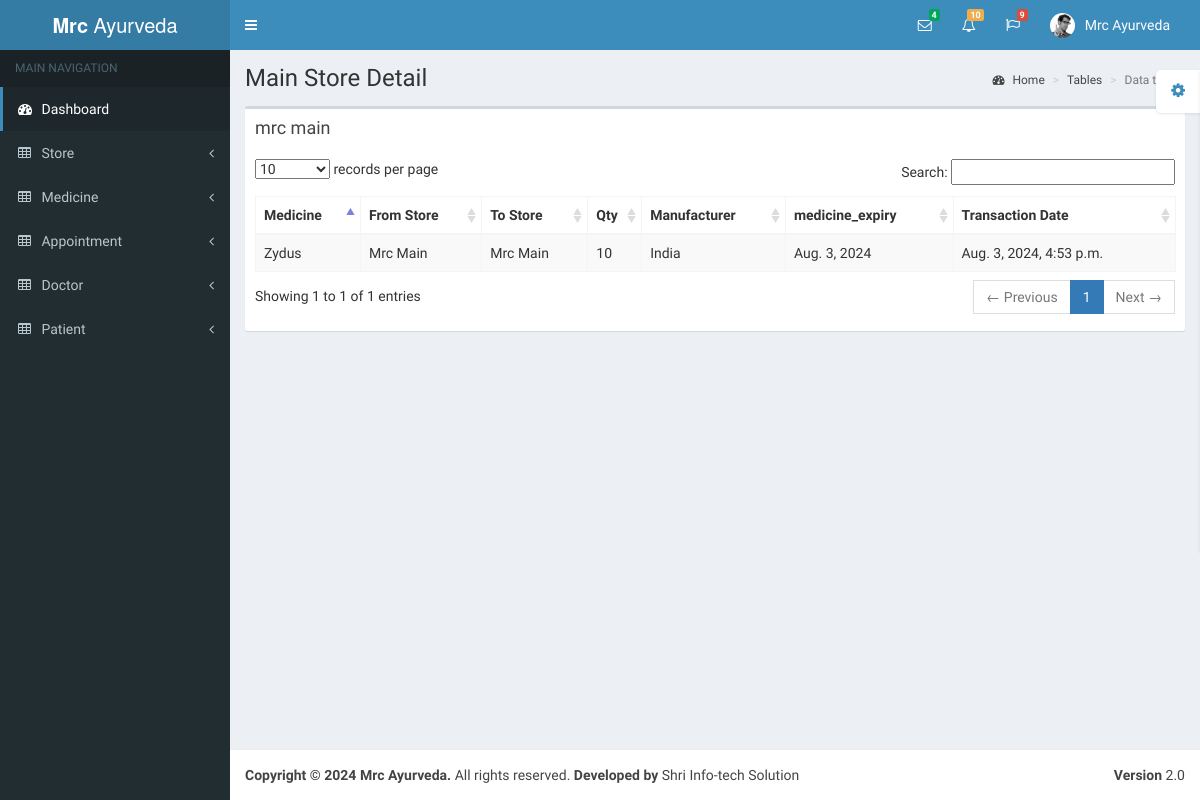
/store/medicine_stock_history/, run on an earlier commit of the app's database.
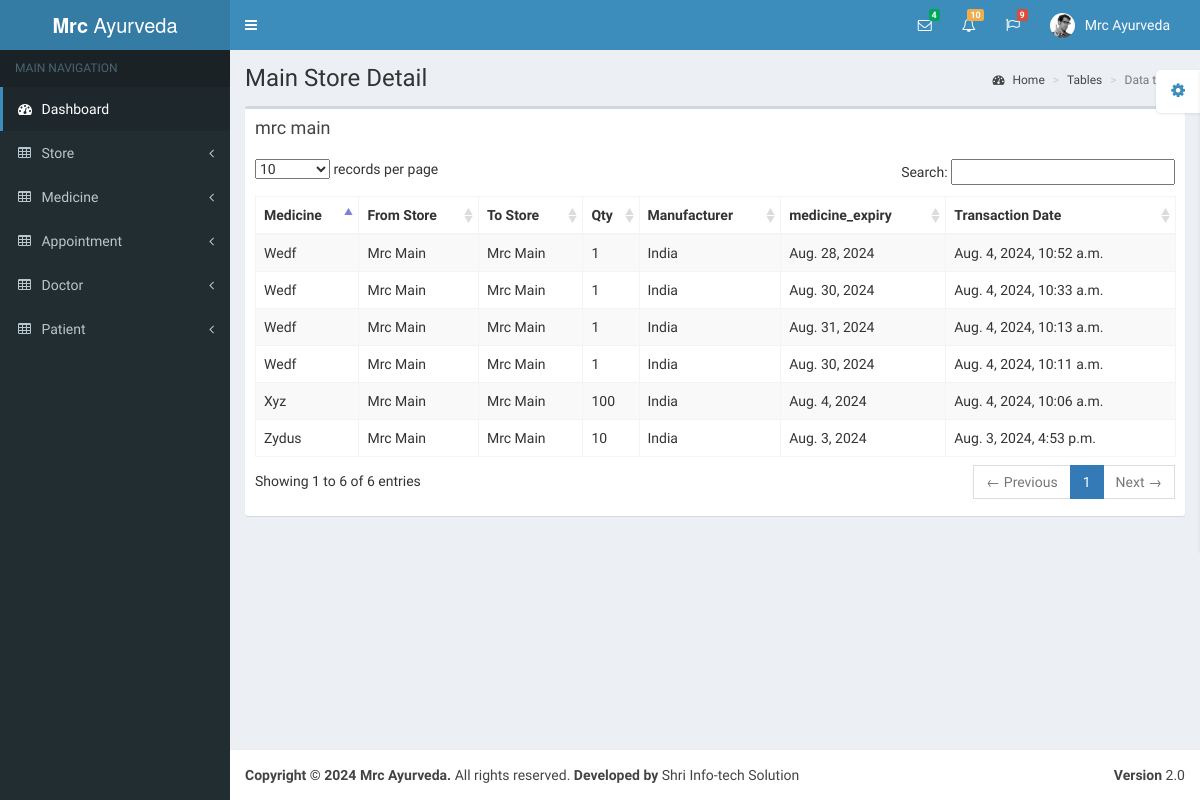
And on a later commit of the database.
### store/models.py (models this page shows, shortened)
class Store(models.Model):
    user = models.ForeignKey(User, on_delete=models.PROTECT)
    type = models.CharField(max_length=10, null=True)
    created_at = models.DateTimeField(auto_now_add=True)
    updated_at = models.DateTimeField(auto_now=True, null=True, blank=True)
    def __str__(self):
        return str(self.user.username)
    class Meta:
        db_table = 'stores'

class MedicineStoreTransactionHistory(models.Model):
    from_store = models.ForeignKey(Store, related_name='Medicine_transfer_history_from_store', on_delete=models.PROTECT)
    to_store = models.ForeignKey(Store, related_name='Medicine_transfer_history_to_store', on_delete=models.PROTECT)
    medicine = models.ForeignKey(Medicine, on_delete=models.PROTECT)
    medicine_name = models.CharField(max_length=500, null=True)
    qty = models.IntegerField(null=True)
    medicine_manufacturer = models.CharField(max_length=500, null=True)
    medicine_expiry = models.DateField(null=True)
    created_at = models.DateTimeField(auto_now_add=True)
    updated_at = models.DateTimeField(auto_now=True, null=True, blank=True)
    class Meta:
        db_table = 'medicine_store_transaction_history'

### account/models.py (models this page shows, shortened)
class User(AbstractUser):
    username = models.CharField(max_length=500, unique=True, null=True)
    email = models.EmailField(unique=True, null=True)
    mobile = models.CharField(max_length=20, null=True)
    phone = models.CharField(max_length=20, null=True)
    address = models.TextField(null=True)
    is_staff = models.BooleanField(default=False)
    is_active = models.BooleanField(default=True)
    created_at = models.DateTimeField(auto_now_add=True)
    class Meta:
        db_table = 'user'

### store/views.py (the view)
# urls.py: path('medicine_stock_history/', views.medicine_stock_history, name='medicine_stock_history'),
def medicine_stock_history(request):
    transaction = MedicineStoreTransactionHistory.objects.all().order_by('-id')
    if transaction:
        store_name = transaction[0].to_store
    else:
        store_name = ''
    context = {
        'store_name': store_name,
        'transaction': transaction,
    }
    return render(request, 'medicine_stock_history.html', context)

### store/templates/medicine_stock_history.html (shortened to what this page needs)
{% extends 'base.html' %}
{% block content %}
<div class="wrapper">
    <div class="content-wrapper">
        <section class="content-header">
            <h1>
                Main Store Detail
            </h1>
            <ol class="breadcrumb">
                <li><a href="/"><i class="fa fa-dashboard"></i> Home</a></li>
                <li><a href="/">Tables</a></li>
                <li class="active">Data tables</li>
            </ol>
        </section>
        <section class="content">
            <div class="row">
                <div class="col-xs-12">
                    <div class="box">
                        <div class="box-header">
                            <h3 class="box-title">{{store_name}}</h3>
                        </div>
                        <div class="box-body">
                            <table id="example1" class="table table-bordered table-striped">
                                <thead>
                                <tr>
                                    <th>Medicine</th>
                                    <th>From Store</th>
                                    <th>To Store</th>
                                    <th>Qty</th>
                                    <th>Manufacturer</th>
                                    <th>medicine_expiry</th>
                                    <th>Transaction Date</th>
                                </tr>
                                </thead>
                                <tbody>
                                {% for i in transaction %}
                                <tr>
                                    <td>{{i.medicine_name|title}}</td>
                                    <td>{{i.from_store|title}}</td>
                                    <td>{{i.to_store|title}}</td>
                                    <td>{{i.qty}}</td>
                                    <td>{{i.medicine_manufacturer|title}}</td>
                                    <td>{{i.medicine_expiry}}</td>
                                    <td>{{i.created_at}}</td>
                                </tr>
                                {% endfor %}
                                </tbody>
                            </table>
                        </div>
                    </div>
                </div>
            </div>
        </section>
    </div>
</div>
{% endblock content %}

### templates/base.html (shortened to what this page needs)
<!DOCTYPE html>
<html>
<head>
    <link href="/static/bootstrap/css/bootstrap.min.css" rel="stylesheet" type="text/css"/>
    <link rel="stylesheet" href="https://cdnjs.cloudflare.com/ajax/libs/font-awesome/4.7.0/css/font-awesome.min.css">
    <link href="/static/common_css/font-awesome.min.css" rel="stylesheet" type="text/css"/>
    <link href="/static/common_css/ionicons.min.css" rel="stylesheet" type="text/css"/>
    <link href="/static/dist/css/AdminLTE.min.css" rel="stylesheet" type="text/css"/>
    <link href="/static/dist/css/skins/_all-skins.min.css" rel="stylesheet" type="text/css"/>
    <link href="/static/plugins/iCheck/flat/blue.css" rel="stylesheet" type="text/css"/>
    <link href="/static/plugins/morris/morris.css" rel="stylesheet" type="text/css"/>
    <link href="/static/plugins/jvectormap/jquery-jvectormap-1.2.2.css" rel="stylesheet" type="text/css"/>
    <link rel="stylesheet" href="https://code.jquery.com/ui/1.13.0/themes/base/jquery-ui.css">
    <link href="/static/plugins/bootstrap-wysihtml5/bootstrap3-wysihtml5.min.css" rel="stylesheet" type="text/css"/>
    <link href="/static/plugins/datatables/dataTables.bootstrap.css" rel="stylesheet" type="text/css"/>
    <link rel="stylesheet" href="/static/common_css/sweetalert2.min.css">
    <link rel="stylesheet" href="/static/common_css/jquery.timepicker.min.css">
</head>
<body class="skin-blue">
<div class="wrapper">
    <header class="main-header">
        <a href="/" class="logo"><b>Mrc </b> Ayurveda</a>
        <nav class="navbar navbar-static-top" role="navigation">
            <a href="#" class="sidebar-toggle" data-toggle="offcanvas" role="button">
            </a>
            <div class="navbar-custom-menu">
                <ul class="nav navbar-nav">
                    <li class="dropdown messages-menu">
                        <a href="#" class="dropdown-toggle" data-toggle="dropdown">
                            <i class="fa fa-envelope-o"></i>
                            <span class="label label-success">4</span>
                        </a>
                    </li>
                    <li class="dropdown notifications-menu">
                        <a href="#" class="dropdown-toggle" data-toggle="dropdown">
                            <i class="fa fa-bell-o"></i>
                            <span class="label label-warning">10</span>
                        </a>
                    </li>
                    <li class="dropdown tasks-menu">
                        <a href="#" class="dropdown-toggle" data-toggle="dropdown">
                            <i class="fa fa-flag-o"></i>
                            <span class="label label-danger">9</span>
                        </a>
                    </li>
                    <li class="dropdown user user-menu">
                        <a href="#" class="dropdown-toggle" data-toggle="dropdown">
                            <img src="dist/img/user2-160x160.jpg" class="user-image" alt="User Image"/>
                            <span class="hidden-xs">Mrc Ayurveda</span>
                        </a>
                    </li>
                </ul>
            </div>
        </nav>
    </header>
    <aside class="main-sidebar">
        <section class="sidebar">
            <ul class="sidebar-menu">
                <li class="header">MAIN NAVIGATION</li>
                <li class="active treeview">
                    <a href="/">
                        <i class="fa fa-dashboard"></i> <span>Dashboard</span>
                    </a>
                </li>
                <li class="treeview">
                    <a href="#">
                        <i class="fa fa-table"></i> <span>Store</span>
                        <i class="fa fa-angle-left pull-right"></i>
                    </a>
                </li>
                <li class="treeview">
                    <a href="#">
                        <i class="fa fa-table"></i> <span>Medicine</span>
                        <i class="fa fa-angle-left pull-right"></i>
                    </a>
                </li>
                <li class="treeview">
                    <a href="#">
                        <i class="fa fa-table"></i> <span>Appointment</span>
                        <i class="fa fa-angle-left pull-right"></i>
                    </a>
                </li>
                <li class="treeview">
                    <a href="#">
                        <i class="fa fa-table"></i> <span>Doctor</span>
                        <i class="fa fa-angle-left pull-right"></i>
                    </a>
                </li>
                <li class="treeview">
                    <a href="#">
                        <i class="fa fa-table"></i> <span>Patient</span>
                        <i class="fa fa-angle-left pull-right"></i>
                    </a>
                </li>
            </ul>
        </section>
    </aside>
    {% block content %}
    {% endblock content %}
    <footer class="main-footer">
        <div class="pull-right hidden-xs">
            <b>Version</b> 2.0
        </div>
        <strong>Copyright &copy; 2024 Mrc Ayurveda.</strong> All rights reserved.
        <strong>Developed by</strong> Shri Info-tech Solution
    </footer>
</div>
</body>
</html>

What changed in the data, as far as the page shows it:
added MedicineStoreTransactionHistory: medicine_name "Wedf", from_store "Mrc Main", to_store "Mrc Main", qty "1", medicine_manufacturer "India", medicine_expiry "Aug. 28, 2024", created_at "Aug. 4, 2024, 10:52 a.m."
added MedicineStoreTransactionHistory: medicine_name "Wedf", from_store "Mrc Main", to_store "Mrc Main", qty "1", medicine_manufacturer "India", medicine_expiry "Aug. 30, 2024", created_at "Aug. 4, 2024, 10:33 a.m."
added MedicineStoreTransactionHistory: medicine_name "Wedf", from_store "Mrc Main", to_store "Mrc Main", qty "1", medicine_manufacturer "India", medicine_expiry "Aug. 31, 2024", created_at "Aug. 4, 2024, 10:13 a.m."
added MedicineStoreTransactionHistory: medicine_name "Wedf", from_store "Mrc Main", to_store "Mrc Main", qty "1", medicine_manufacturer "India", medicine_expiry "Aug. 30, 2024", created_at "Aug. 4, 2024, 10:11 a.m."
added MedicineStoreTransactionHistory: medicine_name "Xyz", from_store "Mrc Main", to_store "Mrc Main", qty "100", medicine_manufacturer "India", medicine_expiry "Aug. 4, 2024", created_at "Aug. 4, 2024, 10:06 a.m."
Also different on the page:
text written by a page script: "records per page Search: Showing 1 to 1 of 1 entries ← Previous 1 Next →" → "records per page Search: Showing 1 to 6 of 6 entries ← Previous 1 Next →"
